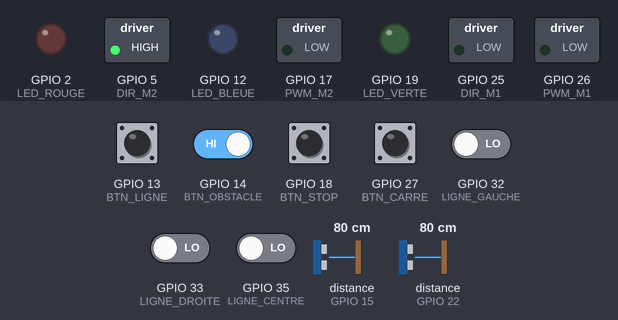
The sketch below on a simulated ESP32. On the bench: switched loads named in the sketch (green lamp = pin HIGH), output pins drawn as LEDs (lit = HIGH). Dashed ring = blinking. The test bench sets the inputs (shaded band); at power-on: GPIO 13 (BTN_LIGNE), GPIO 14 (BTN_OBSTACLE), GPIO 18 (BTN_STOP), GPIO 27 (BTN_CARRE) HIGH, GPIO 32 (LIGNE_GAUCHE), GPIO 33 (LIGNE_DROITE), GPIO 35 (LIGNE_CENTRE) LOW, distance to the obstacle (sensors on GPIO 15, GPIO 22) 80 cm. The echo pulse lasts 58.3 µs per cm; WiFi joins after 1.5 s; servers stay silent unless stated; pins used as bus, display or sensor lines are not drawn; what the sketch prints to the serial monitor is not drawn.

Above: at 10.2 s.
10.3 s: GPIO 27 (BTN_CARRE) pulled LOW for 0.15 s
At 10.8 s:
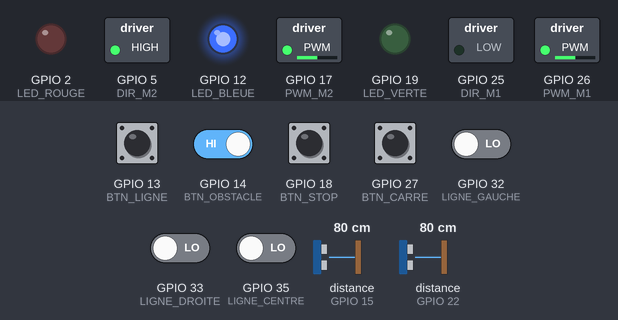
13.4 s: GPIO 13 (BTN_LIGNE) pulled LOW for 0.15 s
At 14.6 s:
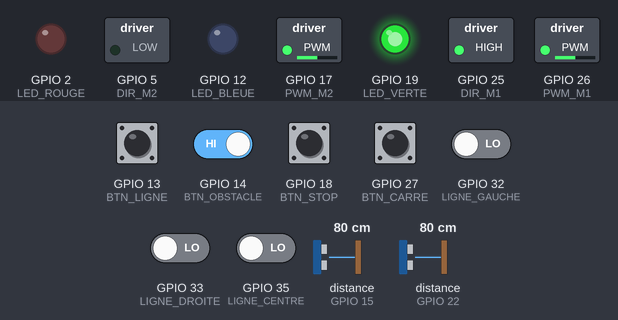
15.0 s: GPIO 14 (BTN_OBSTACLE) driven LOW
At 15.9 s:
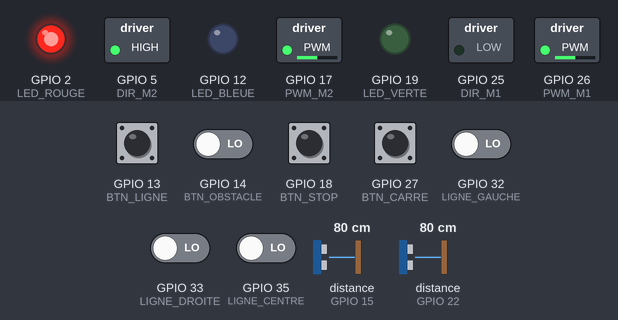
16.5 s: distance to the obstacle (sensor on GPIO 15) set to 22 cm
18.0 s: distance to the obstacle (sensor on GPIO 15) set to 18 cm
At 20.3 s:
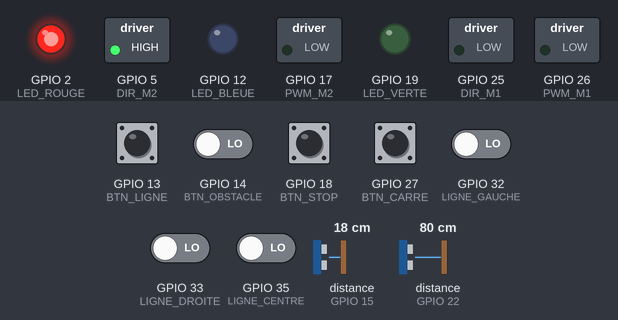
21.0 s: distance to the obstacle (sensor on GPIO 22) set to 20 cm
23.2 s: distance to the obstacle (sensor on GPIO 22) set to 15 cm
At 23.9 s:
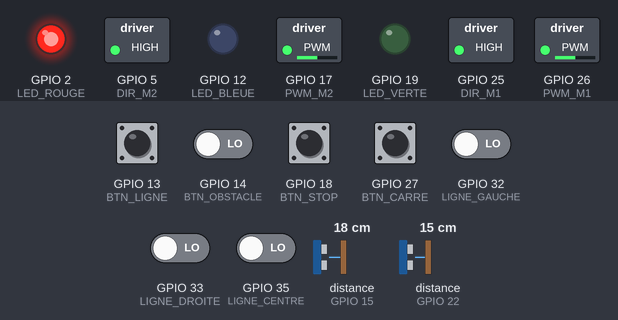
Timing chart, 0 to 27.2 s (numbered marks = the images above; inputs shaded):
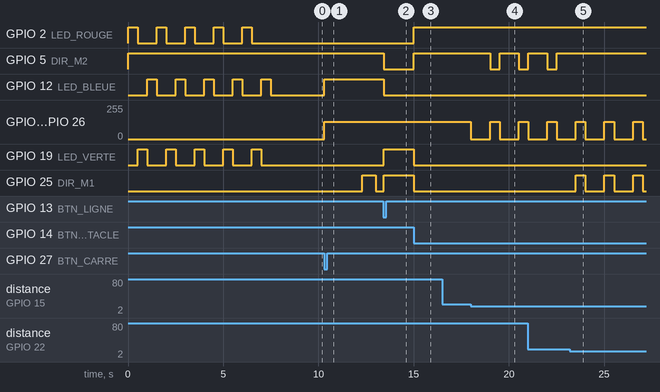

The sketch:

Servotron.ino
```cpp
// Servotron : programme final du robot
// Carte : ESP32, cœur Arduino 3.x
// Le robot se pilote depuis l'IHM web ou les boutons du couvercle.

#include <Arduino.h>
#include <WebServer.h>
#include <WiFi.h>
#include "ihm.h"

// ---------- Wi-Fi ----------
// À remplir avec votre réseau. S'il est introuvable, le robot crée le sien.
const char *WIFI_SSID = "VOTRE_WIFI";
const char *WIFI_MDP = "VOTRE_MOT_DE_PASSE";
const char *ROBOT_SSID = "Servotron";
const char *ROBOT_MDP = "servotron";

// ---------- Broches ----------
const int DIR_M1 = 25, PWM_M1 = 26;
const int DIR_M2 = 5, PWM_M2 = 17;

const int LIGNE_GAUCHE = 32, LIGNE_CENTRE = 35, LIGNE_DROITE = 33;

const int TRIG_1 = 23, ECHO_1 = 22;
const int TRIG_2 = 21, ECHO_2 = 15;

const int LED_ROUGE = 2, LED_VERTE = 19, LED_BLEUE = 12;

const int BTN_LIGNE = 13, BTN_OBSTACLE = 14, BTN_CARRE = 27, BTN_STOP = 18;

// ---------- Réglages ----------
const int PWM_FREQUENCE = 500;
const int PWM_RESOLUTION = 8;

// Les durées des formes ont été réglées à cette vitesse, je ne la lie donc pas au curseur.
const int VITESSE_FORME = 128;
const int CERCLE_M1 = 220, CERCLE_M2 = 85;

const int SEUIL_OBSTACLE_CM = 20;
const unsigned long PAUSE_OBSTACLE_MS = 1000;
const unsigned long ROTATION_OBSTACLE_MS = 500;

// ---------- Formes ----------
// Une forme est une suite d'actions chronométrées : A = avancer, D = droite, C = cercle.
struct Etape {
  char action;
  unsigned long duree;
};

const Etape CARRE[] = {{'A', 2000}, {'D', 690}, {'A', 2000}, {'D', 690},
                       {'A', 2000}, {'D', 690}, {'A', 2000}, {'D', 690}};
const Etape TRIANGLE[] = {{'A', 2000}, {'D', 800}, {'A', 2000}, {'D', 900}, {'A', 2350}};
const Etape CERCLE[] = {{'C', 4500}};

// ---------- État du robot ----------
enum Mode { ARRET, MANUEL, LIGNE, OBSTACLE, FORME };
Mode mode = ARRET;

int vitesse = 128;

const Etape *forme = nullptr;
int nbEtapes = 0;
int etape = 0;
unsigned long debutEtape = 0;

enum EtatObstacle { AVANCE, PAUSE, ROTATION };
EtatObstacle etatObstacle = AVANCE;
unsigned long debutObstacle = 0;
long distance1 = 400, distance2 = 400;
bool mesurerCapteur1 = true;
unsigned long derniereMesure = 0;

WebServer serveur(80);

// ---------- Moteurs ----------
// Vitesse positive = marche avant. Les moteurs sont montés en miroir,
// c'est pour ça que leurs sens de rotation sont inversés.
void moteurs(int v1, int v2) {
  digitalWrite(DIR_M1, v1 >= 0 ? LOW : HIGH);
  digitalWrite(DIR_M2, v2 >= 0 ? HIGH : LOW);
  ledcWrite(PWM_M1, abs(v1));
  ledcWrite(PWM_M2, abs(v2));
}

void avancer(int v) { moteurs(v, v); }
void reculer(int v) { moteurs(-v, -v); }
void droite(int v) { moteurs(-v, v); }
void gauche(int v) { moteurs(v, -v); }

// ---------- LED ----------
void led(int r, int v, int b) {
  analogWrite(LED_ROUGE, r);
  analogWrite(LED_VERTE, v);
  analogWrite(LED_BLEUE, b);
}

void clignotementDemarrage() {
  for (int i = 0; i < 5; i++) {
    led(255, 0, 0);
    delay(500);
    led(0, 255, 0);
    delay(500);
    led(0, 0, 255);
    delay(500);
  }
  led(0, 0, 0);
}

// ---------- Changement de mode ----------
void arreter() {
  moteurs(0, 0);
  led(0, 0, 0);
  mode = ARRET;
}

void lancerForme(const Etape *f, int n, int r, int v, int b) {
  forme = f;
  nbEtapes = n;
  etape = 0;
  debutEtape = millis();
  led(r, v, b);
  mode = FORME;
}

void lancerCarre() { lancerForme(CARRE, 8, 0, 0, 255); }
void lancerTriangle() { lancerForme(TRIANGLE, 5, 236, 0, 255); }
void lancerCercle() { lancerForme(CERCLE, 1, 254, 254, 0); }

// Appuyer une deuxième fois sur le bouton du mode l'arrête.
void basculerLigne() {
  if (mode == LIGNE) {
    arreter();
    return;
  }
  arreter();
  led(0, 255, 0);
  mode = LIGNE;
}

void basculerObstacle() {
  if (mode == OBSTACLE) {
    arreter();
    return;
  }
  arreter();
  led(255, 0, 0);
  etatObstacle = AVANCE;
  distance1 = distance2 = 400;
  mode = OBSTACLE;
}

// ---------- Formes ----------
void executerForme() {
  const Etape &e = forme[etape];
  if (e.action == 'A') avancer(VITESSE_FORME);
  else if (e.action == 'D') droite(VITESSE_FORME);
  else moteurs(CERCLE_M1, CERCLE_M2);

  if (millis() - debutEtape >= e.duree) {
    etape++;
    debutEtape = millis();
    if (etape >= nbEtapes) arreter();
  }
}

// ---------- Suivi de ligne ----------
// Un capteur à l'état haut voit la ligne.
void suivreLigne() {
  const bool g = digitalRead(LIGNE_GAUCHE);
  const bool c = digitalRead(LIGNE_CENTRE);
  const bool d = digitalRead(LIGNE_DROITE);

  if (g && !d) gauche(vitesse);
  else if (!g && d) droite(vitesse);
  else if (c) avancer(vitesse);
  else reculer(vitesse);  // Ligne perdue : je recule pour la retrouver.
}

// ---------- Détection d'obstacle ----------
// Le délai de 25 ms évite de bloquer le robot quand l'écho ne revient pas.
long lireDistance(int trig, int echo) {
  digitalWrite(trig, LOW);
  delayMicroseconds(2);
  digitalWrite(trig, HIGH);
  delayMicroseconds(10);
  digitalWrite(trig, LOW);
  const unsigned long duree = pulseIn(echo, HIGH, 25000);
  if (duree == 0) return 400;  // Pas d'écho : rien devant le capteur.
  return duree * 0.034 / 2;
}

// Je mesure un capteur à la fois, sinon chacun capte l'écho de l'autre.
void mesurerDistances() {
  if (millis() - derniereMesure < 30) return;
  derniereMesure = millis();
  if (mesurerCapteur1) distance1 = lireDistance(TRIG_1, ECHO_1);
  else distance2 = lireDistance(TRIG_2, ECHO_2);
  mesurerCapteur1 = !mesurerCapteur1;
}

void eviterObstacles() {
  mesurerDistances();

  switch (etatObstacle) {
    case AVANCE:
      if (distance1 < SEUIL_OBSTACLE_CM || distance2 < SEUIL_OBSTACLE_CM) {
        moteurs(0, 0);
        debutObstacle = millis();
        etatObstacle = PAUSE;
      } else {
        avancer(vitesse);
      }
      break;

    case PAUSE:
      if (millis() - debutObstacle >= PAUSE_OBSTACLE_MS) {
        // Je tourne du côté où l'obstacle est le plus loin.
        if (distance1 < distance2) droite(vitesse);
        else gauche(vitesse);
        debutObstacle = millis();
        etatObstacle = ROTATION;
      }
      break;

    case ROTATION:
      if (millis() - debutObstacle >= ROTATION_OBSTACLE_MS) etatObstacle = AVANCE;
      break;
  }
}

// ---------- Boutons ----------
// Je réagis à l'appui, pas au maintien. La lecture toutes les 20 ms suffit à filtrer les rebonds.
bool appuiDetecte(int broche, bool &etatPrecedent) {
  const bool appuye = digitalRead(broche) == LOW;
  const bool front = appuye && !etatPrecedent;
  etatPrecedent = appuye;
  return front;
}

void lireBoutons() {
  static unsigned long derniereLecture = 0;
  static bool ligne = false, obstacle = false, carre = false, stop = false;
  if (millis() - derniereLecture < 20) return;
  derniereLecture = millis();

  if (appuiDetecte(BTN_STOP, stop)) arreter();
  if (appuiDetecte(BTN_LIGNE, ligne)) basculerLigne();
  if (appuiDetecte(BTN_OBSTACLE, obstacle)) basculerObstacle();
  if (appuiDetecte(BTN_CARRE, carre)) lancerCarre();
}

// ---------- IHM web ----------
void repondre() { serveur.send(200, "text/plain", "ok"); }

void manuel(void (*mouvement)(int)) {
  led(0, 0, 0);
  mode = MANUEL;
  mouvement(vitesse);
  repondre();
}

void configurerServeur() {
  serveur.on("/", [] { serveur.send_P(200, "text/html; charset=utf-8", PAGE_IHM); });

  serveur.on("/avancer", [] { manuel(avancer); });
  serveur.on("/reculer", [] { manuel(reculer); });
  serveur.on("/gauche", [] { manuel(gauche); });
  serveur.on("/droite", [] { manuel(droite); });
  serveur.on("/stop", [] { arreter(); repondre(); });

  serveur.on("/suiviLigne", [] { basculerLigne(); repondre(); });
  serveur.on("/detectionObstacle", [] { basculerObstacle(); repondre(); });
  serveur.on("/carre", [] { lancerCarre(); repondre(); });
  serveur.on("/triangle", [] { lancerTriangle(); repondre(); });
  serveur.on("/cercle", [] { lancerCercle(); repondre(); });

  // Le curseur de l'IHM envoie un pourcentage.
  serveur.on("/speed", [] {
    vitesse = map(constrain(serveur.arg("value").toInt(), 0, 100), 0, 100, 0, 255);
    repondre();
  });

  serveur.onNotFound([] { serveur.send(404, "text/plain", "Page introuvable"); });
  serveur.begin();
}

void connecterWifi() {
  WiFi.begin(WIFI_SSID, WIFI_MDP);
  const unsigned long debut = millis();
  while (WiFi.status() != WL_CONNECTED && millis() - debut < 10000) delay(250);

  if (WiFi.status() == WL_CONNECTED) {
    Serial.print("IHM : http://");
    Serial.println(WiFi.localIP());
  } else {
    WiFi.softAP(ROBOT_SSID, ROBOT_MDP);
    Serial.print("Réseau du robot : ");
    Serial.print(ROBOT_SSID);
    Serial.print("  IHM : http://");
    Serial.println(WiFi.softAPIP());
  }
}

// ---------- Programme principal ----------
void setup() {
  Serial.begin(115200);

  pinMode(DIR_M1, OUTPUT);
  pinMode(DIR_M2, OUTPUT);
  ledcAttach(PWM_M1, PWM_FREQUENCE, PWM_RESOLUTION);
  ledcAttach(PWM_M2, PWM_FREQUENCE, PWM_RESOLUTION);
  moteurs(0, 0);

  pinMode(LIGNE_GAUCHE, INPUT);
  pinMode(LIGNE_CENTRE, INPUT);
  pinMode(LIGNE_DROITE, INPUT);

  pinMode(TRIG_1, OUTPUT);
  pinMode(ECHO_1, INPUT);
  pinMode(TRIG_2, OUTPUT);
  pinMode(ECHO_2, INPUT);

  pinMode(LED_ROUGE, OUTPUT);
  pinMode(LED_VERTE, OUTPUT);
  pinMode(LED_BLEUE, OUTPUT);

  pinMode(BTN_LIGNE, INPUT_PULLUP);
  pinMode(BTN_OBSTACLE, INPUT_PULLUP);
  pinMode(BTN_CARRE, INPUT_PULLUP);
  pinMode(BTN_STOP, INPUT_PULLUP);

  clignotementDemarrage();
  connecterWifi();
  configurerServeur();
}

void loop() {
  serveur.handleClient();
  lireBoutons();

  if (mode == LIGNE) suivreLigne();
  else if (mode == OBSTACLE) eviterObstacles();
  else if (mode == FORME) executerForme();
}
```

ihm.h
```cpp
// Page web de l'IHM, copie de robot-reel/ihm/index.html.
#pragma once
#include <pgmspace.h>

const char PAGE_IHM[] PROGMEM = R"rawliteral(
<!DOCTYPE html>
<html lang="fr">
<head>
<meta charset="UTF-8">
<meta name="viewport" content="width=device-width, initial-scale=1">
<title>Contrôle du Robot Mobile</title>
<style>
  body { font-family: Arial, sans-serif; text-align: center; background: linear-gradient(135deg, #1e3c72, #2a5298);
         color: white; margin: 0; min-height: 100vh; user-select: none; -webkit-user-select: none; }
  h1 { margin-top: 20px; }
  .control-panel { margin-top: 50px; display: flex; justify-content: space-between; align-items: center; padding: 0 20px; }
  .left-panel { display: flex; flex-direction: column; align-items: flex-start; gap: 10px; }
  .left-panel button { margin-bottom: 15px; }
  .right-panel { display: flex; flex-direction: column; align-items: flex-end; gap: 20px; }
  .mode-container { display: flex; gap: 10px; }
  .mode-container > button, .mode-container .dropdown { margin-right: 10px; }
  .horizontal-movement { display: flex; gap: 10px; }
  .horizontal-movement button { margin-right: 15px; }
  button { width: 150px; height: 80px; font-size: 20px; border: none; border-radius: 10px; cursor: pointer; transition: 0.2s;
           display: flex; align-items: center; justify-content: center; box-shadow: 0 4px 6px rgba(0,0,0,0.2); touch-action: none; }
  button:active, button.pressed { transform: scale(0.9); }
  button svg { width: 24px; height: 24px; }
  .btn-avancer { background: #4CAF50; color: white; }
  .btn-reculer { background: #f44336; color: white; }
  .btn-droite, .btn-gauche { background: #008CBA; color: white; }
  .btn-stop { background: #555555; color: white; width: 100px; margin-top: 20px; gap: 6px; }
  .btn-stop svg { width: 16px; height: 16px; }
  .btn-mode { background: #ff9800; color: white; padding: 10px 20px; }
  .dropdown { position: relative; }
  .dropdown-content { display: none; position: absolute; background-color: #f1f1f1; min-width: 160px;
                      box-shadow: 0px 8px 16px rgba(0,0,0,0.2); z-index: 1; border-radius: 5px; }
  .dropdown:hover .dropdown-content, .dropdown.open .dropdown-content { display: block; }
  .dropdown-content button { width: 100%; height: auto; background-color: #ff9800; color: white; border-radius: 0;
                             box-shadow: none; padding: 10px; justify-content: flex-start; font-size: 18px; }
  .dropdown-content button:hover { background-color: #f44336; }
  input[type="range"] { width: 80%; margin: 20px 0; }
</style>
</head>
<body>
  <h1>Contrôle du Robot Mobile</h1>

  <div class="control-panel">
    <div class="left-panel">
      <button class="btn-avancer" data-maintien="avancer" aria-label="Avancer"><svg viewBox="0 0 24 24" fill="none" stroke="currentColor" stroke-width="3" stroke-linecap="round" stroke-linejoin="round"><path d="M12 19V5M5 12l7-7 7 7"/></svg></button>
      <button class="btn-reculer" data-maintien="reculer" aria-label="Reculer"><svg viewBox="0 0 24 24" fill="none" stroke="currentColor" stroke-width="3" stroke-linecap="round" stroke-linejoin="round"><path d="M12 5v14M19 12l-7 7-7-7"/></svg></button>
    </div>

    <div class="right-panel">
      <div class="mode-container">
        <div class="dropdown" id="formes">
          <button class="btn-mode" id="ouvrirFormes">Formes</button>
          <div class="dropdown-content">
            <button data-commande="cercle">Cercle</button>
            <button data-commande="carre">Carré</button>
            <button data-commande="triangle">Triangle</button>
          </div>
        </div>
        <button class="btn-mode" data-commande="suiviLigne">Suivi de Ligne</button>
        <button class="btn-mode" data-commande="detectionObstacle">Evitement d'Obstacle</button>
      </div>

      <div class="horizontal-movement">
        <button class="btn-gauche" data-maintien="gauche" aria-label="Gauche"><svg viewBox="0 0 24 24" fill="none" stroke="currentColor" stroke-width="3" stroke-linecap="round" stroke-linejoin="round"><path d="M19 12H5M12 19l-7-7 7-7"/></svg></button>
        <button class="btn-droite" data-maintien="droite" aria-label="Droite"><svg viewBox="0 0 24 24" fill="none" stroke="currentColor" stroke-width="3" stroke-linecap="round" stroke-linejoin="round"><path d="M5 12h14M12 5l7 7-7 7"/></svg></button>
      </div>

      <button class="btn-stop" data-commande="stop"><svg viewBox="0 0 24 24" fill="currentColor"><rect x="4" y="4" width="16" height="16"/></svg> Stop</button>
    </div>
  </div>

  <div class="speed-control">
    <label for="vitesse">Vitesse</label>
    <input type="range" id="vitesse" min="0" max="100" value="50" step="1">
    <span id="valeurVitesse">50</span>%
  </div>

<script>
  const envoyer = route => fetch('/' + route).catch(() => {});

  // Déplacements : le robot roule tant que le bouton reste appuyé.
  document.querySelectorAll('[data-maintien]').forEach(bouton => {
    const appui = e => {
      e.preventDefault();
      bouton.classList.add('pressed');
      envoyer(bouton.dataset.maintien);
    };
    const relache = () => {
      if (!bouton.classList.contains('pressed')) return;
      bouton.classList.remove('pressed');
      envoyer('stop');
    };
    bouton.addEventListener('pointerdown', appui);
    bouton.addEventListener('pointerup', relache);
    bouton.addEventListener('pointerleave', relache);
    bouton.addEventListener('pointercancel', relache);
  });

  // Modes et bouton Stop.
  const formes = document.getElementById('formes');
  document.querySelectorAll('[data-commande]').forEach(bouton => {
    bouton.addEventListener('click', () => {
      envoyer(bouton.dataset.commande);
      formes.classList.remove('open');
    });
  });

  // Sur téléphone il n'y a pas de survol : le menu Formes s'ouvre aussi au clic.
  document.getElementById('ouvrirFormes').addEventListener('click', e => {
    e.stopPropagation();
    formes.classList.toggle('open');
  });
  document.addEventListener('click', () => formes.classList.remove('open'));

  // Vitesse : j'envoie la valeur au relâchement pour ne pas saturer l'ESP32.
  const curseur = document.getElementById('vitesse');
  const valeur = document.getElementById('valeurVitesse');
  curseur.addEventListener('input', () => { valeur.textContent = curseur.value; });
  curseur.addEventListener('change', () => envoyer('speed?value=' + curseur.value));
  envoyer('speed?value=' + curseur.value);
</script>
</body>
</html>
)rawliteral";
```

Measured:
- the behaviour switches between 21 and 20 cm on distance to the obstacle (sensor on GPIO 15) (found by bisection; images 3 and 4)
- the behaviour switches between 18 and 17 cm on distance to the obstacle (sensor on GPIO 22) (found by bisection; images 4 and 5)
- after the input at 10.3 s, GPIO 12 (LED_BLEUE): LOW → HIGH at once; GPIO 17 (PWM_M2), GPIO 26 (PWM_M1): 0/255 → 128/255 at once; GPIO 25 (DIR_M1): LOW → HIGH after 2.0 s, → LOW 0.69 s later
- after the input at 13.4 s, GPIO 5 (DIR_M2), GPIO 12 (LED_BLEUE): HIGH → LOW at once; GPIO 19 (LED_VERTE): LOW → HIGH at once; GPIO 25 (DIR_M1): LOW → HIGH after 0.02 s instead of 1.6 s
- after the input at 15.0 s, GPIO 2 (LED_ROUGE), GPIO 5 (DIR_M2): LOW → HIGH at once; GPIO 19 (LED_VERTE), GPIO 25 (DIR_M1): HIGH → LOW at once
- after the input at 16.5 s, every drawn part: stays the same
- after the input at 18.0 s, GPIO 5 (DIR_M2): HIGH → LOW after 1.0 s, → HIGH 0.50 s later, → LOW 1.0 s later; GPIO 17 (PWM_M2), GPIO 26 (PWM_M1): alternates 128/255 for 0.50 s and 0/255 for 1.0 s, starting at once
- after the input at 23.2 s, GPIO 5 (DIR_M2): stops changing and stays HIGH; GPIO 25 (DIR_M1): alternates HIGH for 0.50 s and LOW for 1.0 s, starting after 0.32 s
